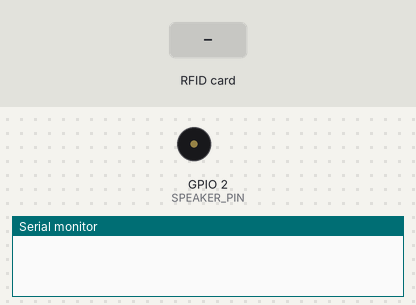
Recording of a sketch running on a simulated ESP32. Parts: buzzer (waves = sounding), the last lines printed to the serial monitor. The test bench sets the inputs (shaded band).

Above: at 1.3 s.
1.4 s: RFID card 5E 7A 19 C4 held to the reader
At 2.9 s:
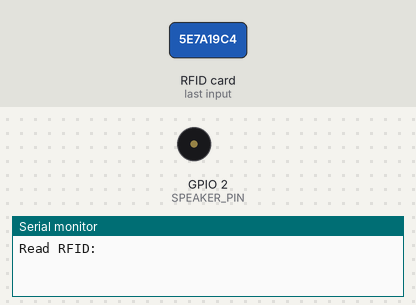
5.9 s: RFID card 5E 7A 19 C4 held to the reader
At 7.3 s:
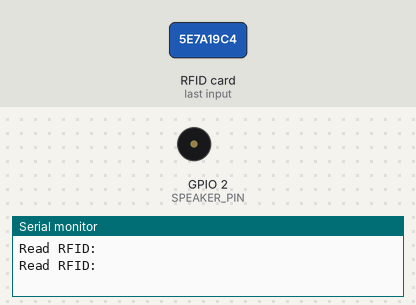
Timing chart, 0 to 8.4 s (numbered marks = the images above; inputs shaded):
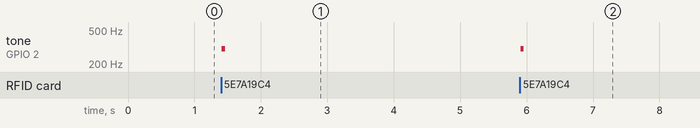

The sketch:

CueTune.ino
```cpp
void setup()  {
  rfid_setup();
  server_setup();
  speaker_setup();
}

void loop() {
  server_loop();
  rfid_loop();
  speaker_loop();
}
```

RFID.ino
```cpp
/* Sources:
  https://github.com/miguelbalboa/rfid/blob/master/examples/ReadAndWrite/ReadAndWrite.ino
  https://www.instructables.com/ESP32-With-RFID-Access-Control/
*/

#include <MFRC522.h>
#include <SPI.h>

#define SS_PIN    21
#define RST_PIN   22

#define SIZE_BUFFER     18
#define MAX_SIZE_BLOCK  16

const byte RFID_DATA_BLOCK = 4;


//used in authentication
MFRC522::MIFARE_Key key;
//authentication return status code
MFRC522::StatusCode status;
// Defined pins to module RC522
MFRC522 mfrc522(SS_PIN, RST_PIN);


// Strings to write and read
String data_string_read = "";
String data_string_write = "";


/*
  PUBLIC FUNCTION. Should be called in the primary arduino setup.
*/
void rfid_setup()  {
  Serial.begin(9600);
  SPI.begin(); // Init SPI bus

  // Init MFRC522
  mfrc522.PCD_Init();

}


/*
  PUBLIC FUNCTION. Should be called in the primary arduino loop.
*/
void rfid_loop()  {
  if (check_card()) {
    write_data();
    read_data();
    exit();
  }

}

/*
  PUBLIC FUNCTION. Returns the last string that was read when an RFID card was registered/tapped.
*/
String rfid_get_last_read() {
  return data_string_read;
}


/*
PUBLIC FUNCTION. The string passed to this will be written to the RFID card the next time
it is registered/tapped.
*/
void rfid_set_next_write(String data_string) {
  data_string_write = data_string;
}


/*
 * Checks if card is valid to "connect" to.
 * Returns true if card is valid, else false.
 */
bool check_card() {

    // Exit if no new card present on the sensor/reader. This saves the entire process when idle.
    if ( ! mfrc522.PICC_IsNewCardPresent()) return false;

    // Select one of the cards
    if ( ! mfrc522.PICC_ReadCardSerial()) return false;


    // Check for compatibility
    MFRC522::PICC_Type piccType = mfrc522.PICC_GetType(mfrc522.uid.sak);
    if (    piccType != MFRC522::PICC_TYPE_MIFARE_MINI
        &&  piccType != MFRC522::PICC_TYPE_MIFARE_1K
        &&  piccType != MFRC522::PICC_TYPE_MIFARE_4K) {
        Serial.println(F("This only works with MIFARE Classic cards."));
        return false;
    }

    speaker_beep();

    return true;
}


/*
 * Read Data from the RFID Card/Tag. If no data or cannot read card,
 * returns empty string.
 */
bool read_data() {

  if (! authenticate()) return false;

  //buffer for read data
  byte buffer[SIZE_BUFFER] = {0};
  byte size = SIZE_BUFFER;

  //read data from block
  status = mfrc522.MIFARE_Read(RFID_DATA_BLOCK, buffer, &size);
  if (status != MFRC522::STATUS_OK) {
    Serial.println("Reading failed: " + String(mfrc522.GetStatusCodeName(status)));
    return false;
  }

  // Convert buffer to String
  String data_string = ""; // Initialize empty string
  for (uint8_t i = 0; i < MAX_SIZE_BLOCK; i++) {
      if (buffer[i] != 0) { // Exclude null or unused bytes
          data_string += (char)buffer[i]; // Append character to string
      }
  }

  data_string_read = data_string; // Copy so string isn't modified while reading
  Serial.println("Read RFID: " + data_string_read);
  return true;
}


/*
 * Write inputed string to the RFID Card/Tag.
 * Returns true if write was successful, else false.
 */
bool write_data() {

  if (data_string_write == "") return false;
  String data_string = data_string_write;  // Copy so string isn't modified while writing

  if (! authenticate()) return false;

  byte buffer[MAX_SIZE_BLOCK] = "";
  byte data_size = data_string.length();

  for(byte i=0; i < data_size; i++) {
    buffer[i] = data_string[i];
  }

  //void positions that are left in the buffer will be filled with whitespace
  for(byte i=data_size; i < MAX_SIZE_BLOCK; i++) {
    buffer[i] = ' ';
  }

  //Writes in the block
  status = mfrc522.MIFARE_Write(RFID_DATA_BLOCK, buffer, MAX_SIZE_BLOCK);
  if (status != MFRC522::STATUS_OK) {
    Serial.println("MIFARE_Write() failed: " + String(mfrc522.GetStatusCodeName(status)));
    return false;
  }

  return true;
}


/*
 * Authenticates tag.
 * Returns true if authentication was successful, else false.
*/
bool authenticate() {
  //prepare the key - all keys are set to FFFFFFFFFFFF
  for (byte i = 0; i < 6; i++) key.keyByte[i] = 0xFF;

  // Authenticates the block to operate
  status = mfrc522.PCD_Authenticate(MFRC522::PICC_CMD_MF_AUTH_KEY_A,
                                    RFID_DATA_BLOCK, &key, &(mfrc522.uid));

  if (status != MFRC522::STATUS_OK) {
    Serial.println("PCD_Authenticate() failed: " + String(mfrc522.GetStatusCodeName(status)));
    return false;
  }

  return true;
}


/*
 * Closes connection to RFID card.
 */
void exit() {
    //instructs the PICC when in the ACTIVE state to go to a "STOP" state
    mfrc522.PICC_HaltA();
    // "stop" the encryption of the PCD, it must be called after communication with authentication, otherwise new communications can not be initiated
    mfrc522.PCD_StopCrypto1();
}


/*
 * Helper routine to dump a byte array as hex values to Serial.
 */
void dump_byte_array(byte *buffer, byte bufferSize) {
    for (byte i = 0; i < bufferSize; i++) {
        Serial.print(buffer[i] < 0x10 ? " 0" : " ");
        Serial.print(buffer[i], HEX);
    }
}
```

Server.ino
```cpp
#include <WiFi.h>
#include <WebServer.h>
#include <ArduinoJson.h>

/* Put your SSID & Password */
const char* ssid = "CueTune";  // Enter SSID here
const char* password = "password";  //Enter Password here

/* Put IP Address details */
IPAddress local_ip(192,168,1,2);
IPAddress gateway(192,168,1,1);
IPAddress subnet(255,255,255,0);

WebServer server(80);

void server_setup() {
  Serial.begin(9600);
  WiFi.softAP(ssid, password);
  WiFi.softAPConfig(local_ip, gateway, subnet);
  delay(100);

  server.on("/", handle_on_connect);
  server.on("/upload", handle_upload);
  server.on("/rfid", handle_rfid);
  server.onNotFound(handle_not_found);
  server.begin();

}


void server_loop() {
  server.handleClient();
}


void handle_on_connect() {
  server.send(200, "text/html", SendHTML());
}

void handle_upload() {

  String body = server.arg("plain");

  // Parse JSON
  DynamicJsonDocument data(1024);
  DeserializationError error = deserializeJson(data, body);
  if (error) {
    Serial.println("JSON Parsing Error: " + String(error.c_str()));
    server.send(400, "application/json", "{\"error\": \"Invalid JSON\"}");
    return;
  }
  String str = data["data"];

  rfid_set_next_write(str);

  Serial.println(F("Will upload data on next tap."));
  server.send(200, "application/json", "{\"data\": \"Will upload data on next tap.\"}");

}


void handle_rfid() {
  String data = rfid_get_last_read();
  server.send(200, "application/json", "{\"data\": \"" + data + "\"}");

}


void handle_not_found() {
  Serial.println("404 Not Found: " + server.uri()); // Print the request URI
  server.send(404, "text/plain", "Not Found");
}

String SendHTML(){
  String ptr = R"delimiter(
    <!DOCTYPE html>
    <html lang="en">
      <head>
          <meta name="viewport" content="width=device-width, initial-scale=1.0" charset="UTF-8">
          <title>CueTune</title>
          <style>
          </style>
      </head>
      <body>
          <div id="main">
              <H1> Cue Tune</H1>
              <label for="rfid_input">RFID Data</label>
              <input type="text" id="rfid_input" />

              <button id="upload_button" type="button">Upload Data!</button>
              <br>
              <p> <b>Latest RFID Data:</b> <p>
              <p id="rfid_data"><p>
          </div>
          <script>
            document.getElementById('upload_button').addEventListener('click', () => {
              const rfid_data = document.getElementById("rfid_input").value;
              fetch("upload", {
                headers: { "Content-Type": "application/json"},
                method: "POST",
                body: JSON.stringify({data: rfid_data})
              })
              .then(res => {
                  if (res.status != 200) alert("Sorry, there was an error uploading!")
              })
            });

            function poll_rfid() {
              fetch("rfid", {
                headers: { "Content-Type": "application/json"},
                method: "GET",
              })
              .then(res => {
                  if (!res.ok) throw new Error("Fetch error");
                  return res.json();
              })
              .then(json => {
                document.getElementById('rfid_data').innerText = json.data;
              })
              .catch(err => {
                console.error("Polling error:", err);
              });
            }

            setInterval(poll_rfid, 300);  // Poll every 300 ms

          </script>
      </body>
    </html>
  )delimiter";
  return ptr;
}
```

Speaker.ino
```cpp
const int SPEAKER_PIN = 2;  // PAM8403


/*
  PUBLIC FUNCTION. Should be called in the primary arduino setup.
*/
void speaker_setup() {
  // Not needed yet
}


/*
  PUBLIC FUNCTION. Should be called in the primary arduino loop.
*/
void speaker_loop() {
  // Not needed yet
}


/*
  PUBLIC FUNCTION. Plays beep on speaker
*/
void speaker_beep() {
  tone(SPEAKER_PIN, 300, 50);  // 200 hz for 100 ms
}
```

Measured:
- after the input at 1.4 s, tone on GPIO 2 (SPEAKER_PIN): silent → 300 Hz at once, → silent 0.05 s later
- after the input at 5.9 s, tone on GPIO 2 (SPEAKER_PIN): silent → 300 Hz at once, → silent 0.05 s later
